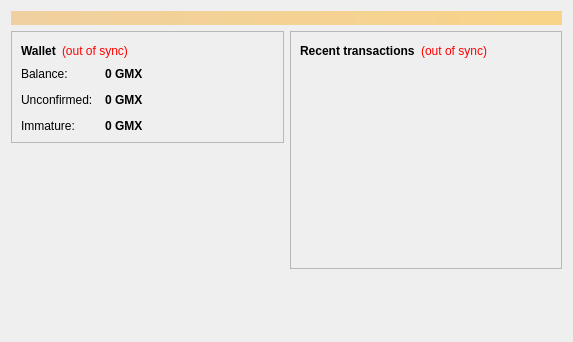
<?xml version="1.0" encoding="UTF-8"?>
<ui version="4.0">
 <class>OverviewPage</class>
 <widget class="QWidget" name="OverviewPage">
  <property name="geometry">
   <rect>
    <x>0</x>
    <y>0</y>
    <width>573</width>
    <height>342</height>
   </rect>
  </property>
  <property name="windowTitle">
   <string>Form</string>
  </property>
  <layout class="QVBoxLayout" name="topLayout">
   <item>
    <widget class="QLabel" name="labelAlerts">
     <property name="visible">
      <bool>false</bool>
     </property>
     <property name="styleSheet">
      <string notr="true">background-color: qlineargradient(x1: 0, y1: 0, x2: 1, y2: 0, stop:0 #F0D0A0, stop:1 #F8D488); color:#000000;</string>
     </property>
     <property name="wordWrap">
      <bool>true</bool>
     </property>
     <property name="margin">
      <number>3</number>
     </property>
    </widget>
   </item>
   <item>
    <layout class="QHBoxLayout" name="horizontalLayout" stretch="1,1">
     <item>
      <layout class="QVBoxLayout" name="verticalLayout_2">
       <item>
        <widget class="QFrame" name="frame">
         <property name="frameShape">
          <enum>QFrame::StyledPanel</enum>
         </property>
         <property name="frameShadow">
          <enum>QFrame::Raised</enum>
         </property>
         <layout class="QVBoxLayout" name="verticalLayout_4">
          <item>
           <layout class="QHBoxLayout" name="horizontalLayout_4">
            <item>
             <widget class="QLabel" name="label_5">
              <property name="font">
               <font>
                <weight>75</weight>
                <bold>true</bold>
               </font>
              </property>
              <property name="text">
               <string>Wallet</string>
              </property>
             </widget>
            </item>
            <item>
             <widget class="QLabel" name="labelWalletStatus">
              <property name="toolTip">
               <string>The displayed information may be out of date. Your wallet automatically synchronizes with the Goldmaxcoin network after a connection is established, but this process has not completed yet.</string>
              </property>
              <property name="styleSheet">
               <string notr="true">QLabel { color: red; }</string>
              </property>
              <property name="text">
               <string notr="true">(out of sync)</string>
              </property>
              <property name="alignment">
               <set>Qt::AlignLeading|Qt::AlignLeft|Qt::AlignVCenter</set>
              </property>
             </widget>
            </item>
            <item>
             <spacer name="horizontalSpacer_2">
              <property name="orientation">
               <enum>Qt::Horizontal</enum>
              </property>
              <property name="sizeHint" stdset="0">
               <size>
                <width>40</width>
                <height>20</height>
               </size>
              </property>
             </spacer>
            </item>
           </layout>
          </item>
          <item>
           <layout class="QFormLayout" name="formLayout_2">
            <property name="fieldGrowthPolicy">
             <enum>QFormLayout::AllNonFixedFieldsGrow</enum>
            </property>
            <property name="horizontalSpacing">
             <number>12</number>
            </property>
            <property name="verticalSpacing">
             <number>12</number>
            </property>
            <item row="0" column="0">
             <widget class="QLabel" name="label">
              <property name="text">
               <string>Balance:</string>
              </property>
             </widget>
            </item>
            <item row="0" column="1">
             <widget class="QLabel" name="labelBalance">
              <property name="font">
               <font>
                <weight>75</weight>
                <bold>true</bold>
               </font>
              </property>
              <property name="cursor">
               <cursorShape>IBeamCursor</cursorShape>
              </property>
              <property name="toolTip">
               <string>Your current balance</string>
              </property>
              <property name="text">
               <string notr="true">0 GMX</string>
              </property>
              <property name="textInteractionFlags">
               <set>Qt::LinksAccessibleByMouse|Qt::TextSelectableByKeyboard|Qt::TextSelectableByMouse</set>
              </property>
             </widget>
            </item>
            <item row="1" column="0">
             <widget class="QLabel" name="label_3">
              <property name="text">
               <string>Unconfirmed:</string>
              </property>
             </widget>
            </item>
            <item row="1" column="1">
             <widget class="QLabel" name="labelUnconfirmed">
              <property name="font">
               <font>
                <weight>75</weight>
                <bold>true</bold>
               </font>
              </property>
              <property name="cursor">
               <cursorShape>IBeamCursor</cursorShape>
              </property>
              <property name="toolTip">
               <string>Total of transactions that have yet to be confirmed, and do not yet count toward the current balance</string>
              </property>
              <property name="text">
               <string notr="true">0 GMX</string>
              </property>
              <property name="textInteractionFlags">
               <set>Qt::LinksAccessibleByMouse|Qt::TextSelectableByKeyboard|Qt::TextSelectableByMouse</set>
              </property>
             </widget>
            </item>
            <item row="2" column="0">
             <widget class="QLabel" name="labelImmatureText">
              <property name="text">
               <string>Immature:</string>
              </property>
             </widget>
            </item>
            <item row="2" column="1">
             <widget class="QLabel" name="labelImmature">
              <property name="font">
               <font>
                <weight>75</weight>
                <bold>true</bold>
               </font>
              </property>
              <property name="toolTip">
               <string>Mined balance that has not yet matured</string>
              </property>
              <property name="text">
               <string notr="true">0 GMX</string>
              </property>
              <property name="textInteractionFlags">
               <set>Qt::LinksAccessibleByMouse|Qt::TextSelectableByKeyboard|Qt::TextSelectableByMouse</set>
              </property>
             </widget>
            </item>
           </layout>
          </item>
         </layout>
        </widget>
       </item>
       <item>
        <spacer name="verticalSpacer">
         <property name="orientation">
          <enum>Qt::Vertical</enum>
         </property>
         <property name="sizeHint" stdset="0">
          <size>
           <width>20</width>
           <height>40</height>
          </size>
         </property>
        </spacer>
       </item>
      </layout>
     </item>
     <item>
      <layout class="QVBoxLayout" name="verticalLayout_3">
       <item>
        <widget class="QFrame" name="frame_2">
         <property name="frameShape">
          <enum>QFrame::StyledPanel</enum>
         </property>
         <property name="frameShadow">
          <enum>QFrame::Raised</enum>
         </property>
         <layout class="QVBoxLayout" name="verticalLayout">
          <item>
           <layout class="QHBoxLayout" name="horizontalLayout_2">
            <item>
             <widget class="QLabel" name="label_4">
              <property name="text">
               <string>&lt;b&gt;Recent transactions&lt;/b&gt;</string>
              </property>
             </widget>
            </item>
            <item>
             <widget class="QLabel" name="labelTransactionsStatus">
              <property name="toolTip">
               <string>The displayed information may be out of date. Your wallet automatically synchronizes with the Goldmaxcoin network after a connection is established, but this process has not completed yet.</string>
              </property>
              <property name="styleSheet">
               <string notr="true">QLabel { color: red; }</string>
              </property>
              <property name="text">
               <string notr="true">(out of sync)</string>
              </property>
              <property name="alignment">
               <set>Qt::AlignRight|Qt::AlignTrailing|Qt::AlignVCenter</set>
              </property>
             </widget>
            </item>
            <item>
             <spacer name="horizontalSpacer">
              <property name="orientation">
               <enum>Qt::Horizontal</enum>
              </property>
              <property name="sizeHint" stdset="0">
               <size>
                <width>40</width>
                <height>20</height>
               </size>
              </property>
             </spacer>
            </item>
           </layout>
          </item>
          <item>
           <widget class="QListView" name="listTransactions">
            <property name="styleSheet">
             <string notr="true">QListView { background: transparent; }</string>
            </property>
            <property name="frameShape">
             <enum>QFrame::NoFrame</enum>
            </property>
            <property name="verticalScrollBarPolicy">
             <enum>Qt::ScrollBarAlwaysOff</enum>
            </property>
            <property name="horizontalScrollBarPolicy">
             <enum>Qt::ScrollBarAlwaysOff</enum>
            </property>
            <property name="selectionMode">
             <enum>QAbstractItemView::NoSelection</enum>
            </property>
           </widget>
          </item>
         </layout>
        </widget>
       </item>
       <item>
        <spacer name="verticalSpacer_2">
         <property name="orientation">
          <enum>Qt::Vertical</enum>
         </property>
         <property name="sizeHint" stdset="0">
          <size>
           <width>20</width>
           <height>40</height>
          </size>
         </property>
        </spacer>
       </item>
      </layout>
     </item>
    </layout>
   </item>
  </layout>
 </widget>
 <resources/>
 <connections/>
</ui>
